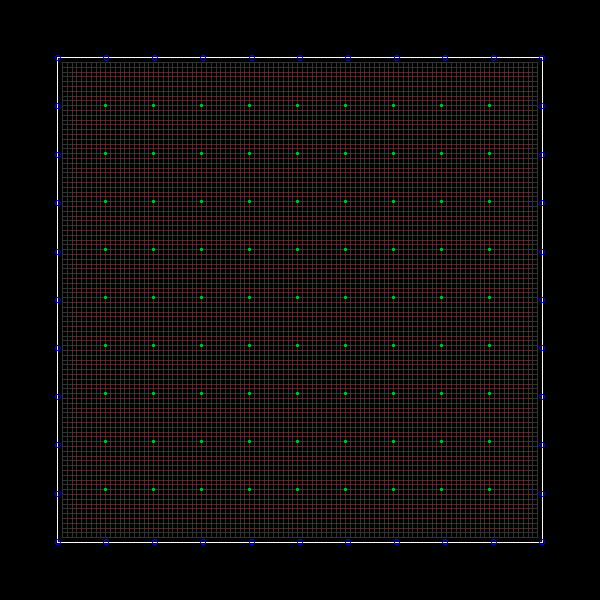
Frame 1 (no input)
Frame 60 (the mouse pressed at the canvas centre just before this capture): identical to frame 1, image omitted
Frame 120 (the mouse held since frame 60 and released just before this capture): identical to frame 1, image omitted

The Processing sketch that drew this single still picture (run headless with seeded random() and noise(); from frame 60 on, the mouse is pressed at the canvas centre):

// Processing sketch: EventHorizonNet
// ── EventHorizonNet.pde
float netSpace = 2.4;
float scale = 2;
float netSize = 242.4;

boolean isFrame = true;
boolean isNet = true;
boolean isPixel = true;
boolean isAnchor = true;
boolean isAttachment = true;

int totalLEDs = 0;
int ledsPerRow = 0;
int totalAnchors = 0;
int totalAttachments = 0;

void setup(){
  size(600, 600);
}

void draw(){
  ellipseMode(CENTER);
  translate(abs(netSize * 2 - width)/2 , abs(netSize * 2 - width)/2);
  background(0);
  
  noFill();
  stroke(255);
  
  // Frame
  if(isFrame){rect(0, 0, netSize * scale, netSize * scale);}

  // Netting
  if (isNet){
    stroke(50);
    for(int x = 1; x < 100; x++){
      for (int y = 1; y < 100; y++){
        rect(x * netSpace * scale, y * netSpace * scale, netSpace * scale, netSpace * scale);
      }
    }
  }

  // Pixel
  if (isPixel){
    totalLEDs = 0;
    ledsPerRow = 0;
    stroke(255, 0, 0);
    for(int x = 3; x < 99; x++){
      ledsPerRow++;
      for (int y = 3; y < 99; y++){
        point(x * netSpace * scale, y * netSpace * scale);
        totalLEDs++;
      }
    }
  }
  
  // Anchor
  if (isAnchor){
    totalAnchors = 0;
    stroke(0, 255, 0);
    for(int x = 10; x < 100; x+=10){
      for (int y = 10; y < 100; y+=10){
        ellipse(x * netSpace * scale, y * netSpace * scale, 2, 2);
        totalAnchors++;
      }
    }
  }
  
  // Attatchment
  if (isAttachment){
    totalAttachments = 0;
    
    stroke(0, 0, 255);
    for(int x = 0; x < 11; x++){ellipse(x * (netSize/10) * scale, 0, 5, 5); totalAttachments++;}
    for(int x = 0; x < 11; x++){ellipse(x * (netSize/10) * scale, netSize * scale, 5, 5); totalAttachments++;}
    for(int y = 1; y < 10; y++){ellipse(0, y * (netSize/10) * scale, 5, 5); totalAttachments++;}
    for(int y = 1; y < 10; y++){ellipse(netSize * scale, y * (netSize/10) * scale, 5, 5); totalAttachments++;}
  }

  
}

void showStats(){
  println("******************************");
  println("Total LEDs: " + totalLEDs); 
  println("LEDs per Row: " + ledsPerRow); 
  println("Total Anchors: " + totalAnchors); 
  println("Total Attachments: " + totalAttachments); 
  println("******************************");
}

void keyPressed(){
  switch(key){
    case '1': isNet = !isNet; break;
    case '2': isPixel = !isPixel; break;
    case '3': isAnchor = !isAnchor; break;
    case '4': isAttachment = !isAttachment; break;
    case '5': isFrame = !isFrame; break;
    case 'p': showStats(); break;
  }
}
